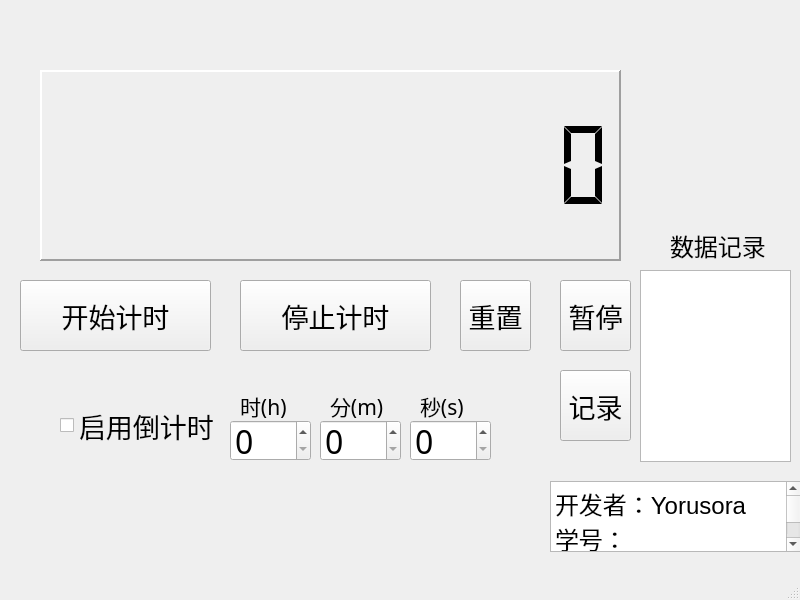
<?xml version="1.0" encoding="UTF-8"?>
<ui version="4.0">
 <class>MainWindow</class>
 <widget class="QMainWindow" name="MainWindow">
  <property name="enabled">
   <bool>true</bool>
  </property>
  <property name="geometry">
   <rect>
    <x>0</x>
    <y>0</y>
    <width>800</width>
    <height>600</height>
   </rect>
  </property>
  <property name="minimumSize">
   <size>
    <width>800</width>
    <height>600</height>
   </size>
  </property>
  <property name="maximumSize">
   <size>
    <width>800</width>
    <height>600</height>
   </size>
  </property>
  <property name="windowTitle">
   <string>计时器</string>
  </property>
  <widget class="QWidget" name="centralwidget">
   <widget class="QLCDNumber" name="timeDisplay_lcdNumber">
    <property name="geometry">
     <rect>
      <x>40</x>
      <y>70</y>
      <width>581</width>
      <height>191</height>
     </rect>
    </property>
    <property name="mouseTracking">
     <bool>false</bool>
    </property>
    <property name="autoFillBackground">
     <bool>false</bool>
    </property>
    <property name="frameShape">
     <enum>QFrame::Panel</enum>
    </property>
    <property name="frameShadow">
     <enum>QFrame::Raised</enum>
    </property>
    <property name="lineWidth">
     <number>2</number>
    </property>
    <property name="smallDecimalPoint">
     <bool>false</bool>
    </property>
    <property name="digitCount">
     <number>12</number>
    </property>
    <property name="mode">
     <enum>QLCDNumber::Dec</enum>
    </property>
    <property name="segmentStyle">
     <enum>QLCDNumber::Flat</enum>
    </property>
   </widget>
   <widget class="QPushButton" name="start_pushButton">
    <property name="enabled">
     <bool>true</bool>
    </property>
    <property name="geometry">
     <rect>
      <x>20</x>
      <y>280</y>
      <width>191</width>
      <height>71</height>
     </rect>
    </property>
    <property name="font">
     <font>
      <family>宋体</family>
      <pointsize>20</pointsize>
     </font>
    </property>
    <property name="text">
     <string>开始计时</string>
    </property>
   </widget>
   <widget class="QPushButton" name="stop_pushButton">
    <property name="geometry">
     <rect>
      <x>240</x>
      <y>280</y>
      <width>191</width>
      <height>71</height>
     </rect>
    </property>
    <property name="font">
     <font>
      <family>宋体</family>
      <pointsize>20</pointsize>
     </font>
    </property>
    <property name="text">
     <string>停止计时</string>
    </property>
    <property name="iconSize">
     <size>
      <width>1000</width>
      <height>1000</height>
     </size>
    </property>
   </widget>
   <widget class="QTextBrowser" name="basicInfo_textBrowser">
    <property name="geometry">
     <rect>
      <x>550</x>
      <y>481</y>
      <width>251</width>
      <height>71</height>
     </rect>
    </property>
    <property name="html">
     <string>&lt;!DOCTYPE HTML PUBLIC &quot;-//W3C//DTD HTML 4.0//EN&quot; &quot;http://www.w3.org/TR/REC-html40/strict.dtd&quot;&gt;
&lt;html&gt;&lt;head&gt;&lt;meta name=&quot;qrichtext&quot; content=&quot;1&quot; /&gt;&lt;style type=&quot;text/css&quot;&gt;
p, li { white-space: pre-wrap; }
&lt;/style&gt;&lt;/head&gt;&lt;body style=&quot; font-family:'SimSun'; font-size:9pt; font-weight:400; font-style:normal;&quot;&gt;
&lt;p style=&quot; margin-top:0px; margin-bottom:0px; margin-left:0px; margin-right:0px; -qt-block-indent:0; text-indent:0px;&quot;&gt;&lt;span style=&quot; font-size:18pt;&quot;&gt;开发者：Yorusora&lt;/span&gt;&lt;/p&gt;
&lt;p style=&quot; margin-top:0px; margin-bottom:0px; margin-left:0px; margin-right:0px; -qt-block-indent:0; text-indent:0px;&quot;&gt;&lt;span style=&quot; font-size:18pt;&quot;&gt;学号：2019XXXXXXX&lt;/span&gt;&lt;/p&gt;&lt;/body&gt;&lt;/html&gt;</string>
    </property>
   </widget>
   <widget class="QPushButton" name="reset_pushButton">
    <property name="geometry">
     <rect>
      <x>460</x>
      <y>280</y>
      <width>71</width>
      <height>71</height>
     </rect>
    </property>
    <property name="font">
     <font>
      <family>宋体</family>
      <pointsize>20</pointsize>
     </font>
    </property>
    <property name="text">
     <string>重置</string>
    </property>
   </widget>
   <widget class="QLabel" name="SCNUlogo_label">
    <property name="geometry">
     <rect>
      <x>570</x>
      <y>0</y>
      <width>231</width>
      <height>291</height>
     </rect>
    </property>
    <property name="text">
     <string/>
    </property>
    <property name="pixmap">
     <pixmap>../picture1.png</pixmap>
    </property>
    <property name="scaledContents">
     <bool>true</bool>
    </property>
   </widget>
   <widget class="QPushButton" name="pauseOrContinue_pushButton">
    <property name="geometry">
     <rect>
      <x>560</x>
      <y>280</y>
      <width>71</width>
      <height>71</height>
     </rect>
    </property>
    <property name="font">
     <font>
      <family>宋体</family>
      <pointsize>20</pointsize>
     </font>
    </property>
    <property name="text">
     <string>暂停</string>
    </property>
   </widget>
   <widget class="QSpinBox" name="hourInput_spinBox">
    <property name="geometry">
     <rect>
      <x>230</x>
      <y>420</y>
      <width>81</width>
      <height>41</height>
     </rect>
    </property>
    <property name="font">
     <font>
      <family>宋体</family>
      <pointsize>24</pointsize>
     </font>
    </property>
    <property name="maximum">
     <number>99</number>
    </property>
   </widget>
   <widget class="QSpinBox" name="minuteInput_spinBox">
    <property name="geometry">
     <rect>
      <x>320</x>
      <y>420</y>
      <width>81</width>
      <height>41</height>
     </rect>
    </property>
    <property name="font">
     <font>
      <family>宋体</family>
      <pointsize>24</pointsize>
     </font>
    </property>
    <property name="maximum">
     <number>59</number>
    </property>
   </widget>
   <widget class="QSpinBox" name="secondInput_spinBox">
    <property name="geometry">
     <rect>
      <x>410</x>
      <y>420</y>
      <width>81</width>
      <height>41</height>
     </rect>
    </property>
    <property name="font">
     <font>
      <family>宋体</family>
      <pointsize>24</pointsize>
     </font>
    </property>
    <property name="maximum">
     <number>59</number>
    </property>
   </widget>
   <widget class="QCheckBox" name="isCountDown_checkBox">
    <property name="geometry">
     <rect>
      <x>60</x>
      <y>400</y>
      <width>161</width>
      <height>51</height>
     </rect>
    </property>
    <property name="font">
     <font>
      <family>宋体</family>
      <pointsize>20</pointsize>
     </font>
    </property>
    <property name="mouseTracking">
     <bool>true</bool>
    </property>
    <property name="text">
     <string>启用倒计时</string>
    </property>
   </widget>
   <widget class="QLabel" name="hour_label">
    <property name="geometry">
     <rect>
      <x>240</x>
      <y>390</y>
      <width>61</width>
      <height>31</height>
     </rect>
    </property>
    <property name="font">
     <font>
      <family>宋体</family>
      <pointsize>16</pointsize>
     </font>
    </property>
    <property name="text">
     <string>时(h)</string>
    </property>
   </widget>
   <widget class="QLabel" name="minute_label">
    <property name="geometry">
     <rect>
      <x>330</x>
      <y>390</y>
      <width>61</width>
      <height>31</height>
     </rect>
    </property>
    <property name="font">
     <font>
      <family>宋体</family>
      <pointsize>16</pointsize>
     </font>
    </property>
    <property name="text">
     <string>分(m)</string>
    </property>
   </widget>
   <widget class="QLabel" name="second_label">
    <property name="geometry">
     <rect>
      <x>420</x>
      <y>390</y>
      <width>61</width>
      <height>31</height>
     </rect>
    </property>
    <property name="font">
     <font>
      <family>宋体</family>
      <pointsize>16</pointsize>
     </font>
    </property>
    <property name="text">
     <string>秒(s)</string>
    </property>
   </widget>
   <widget class="QTextBrowser" name="dataRecorder_textBrowser">
    <property name="geometry">
     <rect>
      <x>640</x>
      <y>270</y>
      <width>151</width>
      <height>192</height>
     </rect>
    </property>
    <property name="font">
     <font>
      <family>宋体</family>
      <pointsize>14</pointsize>
     </font>
    </property>
    <property name="markdown">
     <string/>
    </property>
    <property name="html">
     <string>&lt;!DOCTYPE HTML PUBLIC &quot;-//W3C//DTD HTML 4.0//EN&quot; &quot;http://www.w3.org/TR/REC-html40/strict.dtd&quot;&gt;
&lt;html&gt;&lt;head&gt;&lt;meta name=&quot;qrichtext&quot; content=&quot;1&quot; /&gt;&lt;style type=&quot;text/css&quot;&gt;
p, li { white-space: pre-wrap; }
&lt;/style&gt;&lt;/head&gt;&lt;body style=&quot; font-family:'宋体'; font-size:14pt; font-weight:400; font-style:normal;&quot;&gt;
&lt;p style=&quot;-qt-paragraph-type:empty; margin-top:0px; margin-bottom:0px; margin-left:0px; margin-right:0px; -qt-block-indent:0; text-indent:0px;&quot;&gt;&lt;br /&gt;&lt;/p&gt;&lt;/body&gt;&lt;/html&gt;</string>
    </property>
   </widget>
   <widget class="QPushButton" name="record_pushButton">
    <property name="geometry">
     <rect>
      <x>560</x>
      <y>370</y>
      <width>71</width>
      <height>71</height>
     </rect>
    </property>
    <property name="font">
     <font>
      <family>宋体</family>
      <pointsize>20</pointsize>
     </font>
    </property>
    <property name="text">
     <string>记录</string>
    </property>
   </widget>
   <widget class="QLabel" name="dataRecorder_label">
    <property name="geometry">
     <rect>
      <x>670</x>
      <y>220</y>
      <width>141</width>
      <height>51</height>
     </rect>
    </property>
    <property name="font">
     <font>
      <family>宋体</family>
      <pointsize>18</pointsize>
     </font>
    </property>
    <property name="text">
     <string>数据记录</string>
    </property>
   </widget>
  </widget>
  <widget class="QMenuBar" name="menubar">
   <property name="geometry">
    <rect>
     <x>0</x>
     <y>0</y>
     <width>800</width>
     <height>23</height>
    </rect>
   </property>
  </widget>
  <widget class="QStatusBar" name="statusbar"/>
 </widget>
 <resources/>
 <connections/>
</ui>
